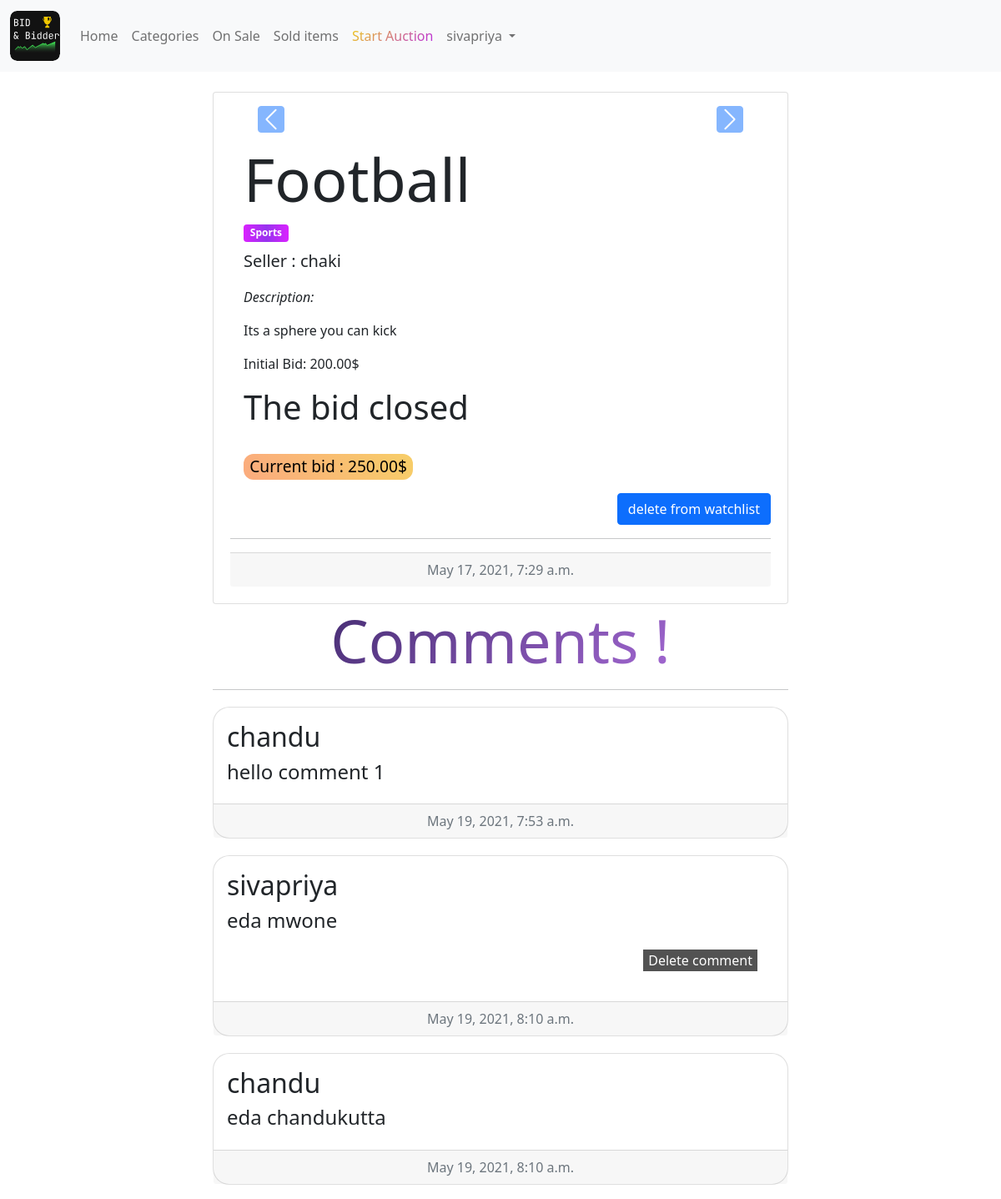
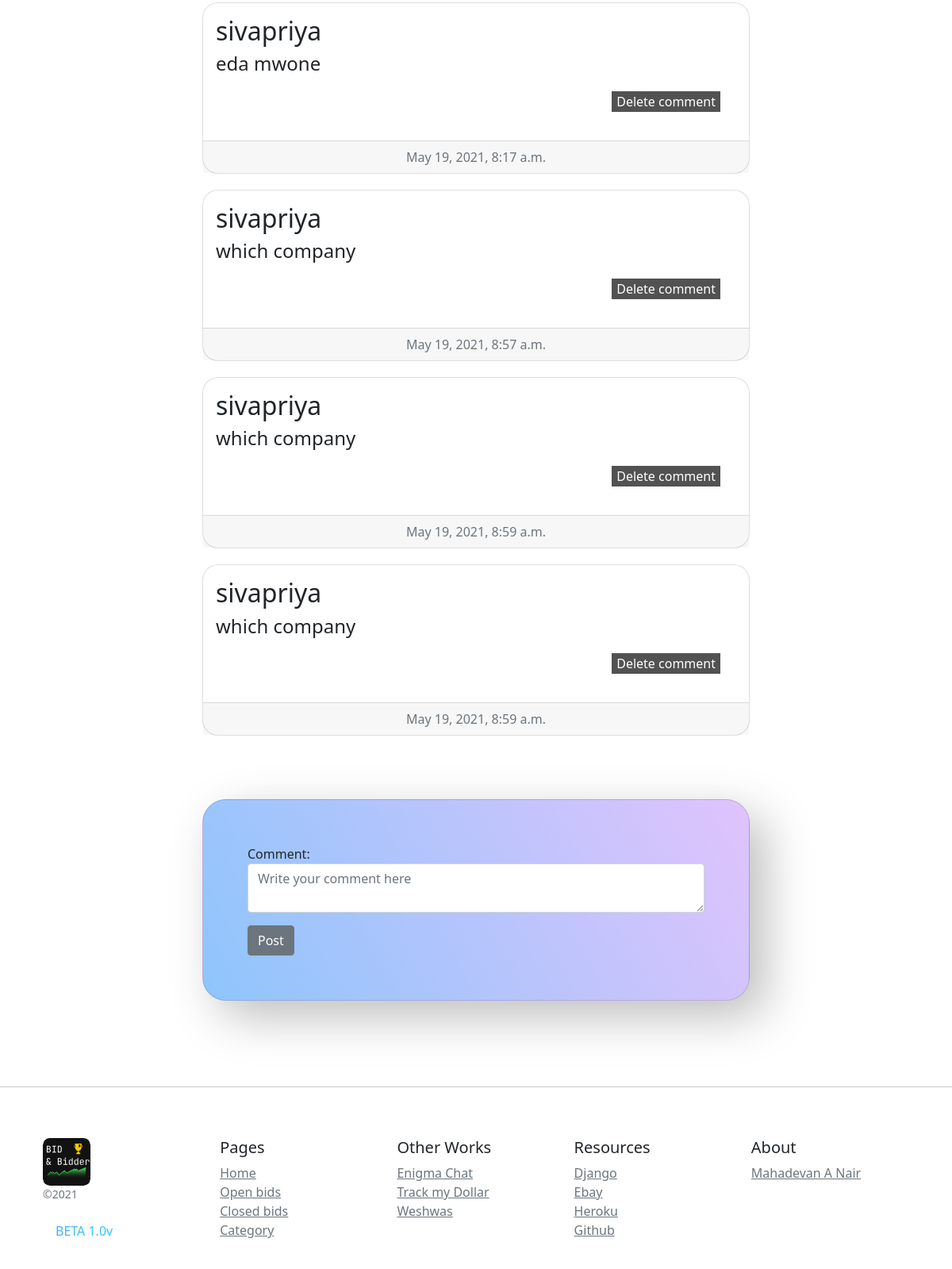
The app's page /listing/3 (signed in) with its own data (2 pictures, top to bottom).
### auctions/models.py (models this page shows, shortened)
class User(AbstractUser):
    def __str__(self):
        return f"{self.username}"

class AuctionList(models.Model):
    name = models.CharField(max_length = 30)
    description = models.TextField(blank = True, null = True)
    initial_bid = models.DecimalField(decimal_places= 2,null= False,blank= False,max_digits = 1000)
    status = models.BooleanField(default = True)
    date_created = models.DateTimeField(default = timezone.now)
    image_link1 = models.CharField(max_length=100, blank = True, null = True)
    image_link2 = models.CharField(max_length=100, blank = True, null = True)
    image_link3 = models.CharField(max_length=100, blank = True, null = True)
    image_link4 = models.CharField(max_length=100, blank = True, null = True)
    image_link5 = models.CharField(max_length=100, blank = True, null = True)
    current_largest_bid = models.DecimalField(decimal_places = 2,null = True,blank = True,max_digits = 1000)
    owner_id = models.ForeignKey(User, on_delete = models.PROTECT ,related_name = "all_creator_listing")
    watchers = models.ManyToManyField(User, blank=True ,related_name = 'watched_lists')
    category = models.ForeignKey(Category, on_delete= models.CASCADE,related_name= "categories")
    winner = models.ForeignKey(User, null = True,blank=True , on_delete=models.PROTECT)

class Category(models.Model):
    category = models.CharField(max_length = 30)
    def __str__(self):
        return f"{self.category}"

class Comments(models.Model):
    comment = models.CharField(max_length= 300)
    date = models.DateTimeField(default = timezone.now)
    user = models.ForeignKey(User,on_delete = models.CASCADE)
    auction_id = models.ForeignKey(AuctionList, on_delete= models.CASCADE , related_name = "comments")
    def __str__(self):
        return f"{self.user}-{self.comment}"

### auctions/views.py (the view, shortened to what this page needs)
# urls.py: path("listing/<int:list_id>",views.view_listing,name="viewlisting"),
@login_required(login_url='/login')
def view_listing(request,list_id):
    try:
        obj_count = AuctionList.objects.filter(watchers = request.user).count()
    except:
        obj_count = ""
    amount_is_less = None
    bids = Bid.objects.filter(auction_id = list_id)
    listing = get_object_or_404(AuctionList,id = list_id)
    status = listing.status
    comments = Comments.objects.filter(auction_id = list_id)
    print("Comments",comments)
    comment_form = CommentForm(request.POST or None)
    if comment_form.is_valid():
        comment_obj = comment_form.save(commit=False)
        comment_obj.user = User.objects.get(pk=request.user.id)
        comment_obj.auction_id = AuctionList.objects.get(id = list_id)
        comment_obj.save()
        comment_form = CommentForm()
    if bids is not None:
        try:
            bidsofuser = Bid.objects.filter(auction_id = list_id,user = request.user)
        except:
            bidsofuser = None
        previous_bid = 0
        largestbid = 0
        largestbidder = None
        for bid in bids:
            if bid.amount > previous_bid:
                largestbid = bid.amount
                largestbidder = bid.user
            previous_bid = bid.amount
            print("bid.user",bid.user)
            print("bid.amount",bid.amount)
        listing.current_largest_bid = largestbid
        listing.save()
        print("largestbid",largestbid)
        print("largestbidder",largestbidder)
        print(request.user.username)
        if str(largestbidder) == str(request.user.username) and bidsofuser:
            isuserWinning = True
            print("hey")
        elif bidsofuser:
            isuserWinning = False
        else:
            isuserWinning = None
        print("is user WINNING",isuserWinning)
        if status:
            bidform = Bidform(request.POST or None)
            if bidform.is_valid():
                obj = bidform.save(commit=False)
                if obj.amount > largestbid and obj.amount > listing.initial_bid:
                    obj.auction_id = AuctionList.objects.get(id = list_id)
                    obj.user = User.objects.get(pk=request.user.id) # Add an author field which will contain current user's id
                    obj.save() # Save the final "real form" to the DB
                    amount_is_less = None
                    bidform = Bidform()
                    bids = Bid.objects.filter(auction_id = list_id)
                    previous_bid = 0
                    largestbid = 0
                    largestbidder = None
                    for bid in bids:
                        if bid.amount > previous_bid :
                            largestbid = bid.amount
                            largestbidder = bid.user
                    previous_bid = bid.amount
                    listing.current_largest_bid = largestbid
                    listing.save()
                    print("bid.user",bid.user)
                    print("bid.amount",bid.amount)
                else:
                    amount_is_less = "the amount is less"
                    bidform = Bidform()
        else:
            bidform = None
    if bidform is None:
       isuserWinning = None
    context = {
        'listing' : listing,
        'bidform' : bidform,
        'amount_alert' : amount_is_less,
        'largestbidder' : largestbidder,
        'largestbid' : largestbid,
        'userbid' : bidsofuser,
        'isuserWinning' : isuserWinning ,
        'status': status,
        'comment_form':comment_form,
        'comments': comments,
        'watcher_count':obj_count
    }
    return render(request,"auctions/listing_page.html",context)

### auctions/templates/auctions/listing_page.html (shortened to what this page needs)
{% extends "auctions/layout.html" %}
{% block body %}
    <div class="row d-flex justify-content-center">
        <div class="col-xl-7 pb-2">
                    <br>
                    <div class="card card-cascade" style="padding: 20px;" >
                        <div class="view view-cascade overlay " >
                            <div id="carouselExampleControls" class="carousel slide" data-bs-ride="carousel">
                                <div class="carousel-inner text-center">
                                    {% if listing.image_link1%}
                                  <div class="carousel-item active">
                                  </div>
                                  {% endif %}
                                </div>
                                <button class="carousel-control-prev" type="button" data-bs-target="#carouselExampleControls" data-bs-slide="prev">
                                  <span class="carousel-control-prev-icon btn btn-primary" aria-hidden="true"></span>
                                </button>
                                <button class="carousel-control-next" type="button" data-bs-target="#carouselExampleControls" data-bs-slide="next">
                                  <span class="carousel-control-next-icon btn btn-primary" aria-hidden="true"></span>
                                </button>
                              </div>
                        </div>
                        <div class="card-body card-body-cascade">
                            <h2 class="card-title display-2"><strong>{{listing.name}}</strong></h2>
                            <h3 class="badge" style="background-image: linear-gradient(to right, #DA22FF 0%, #9733EE  51%, #DA22FF  100%)">{{listing.category}}</h3>
                            <p class="lead">Seller : {{listing.owner_id}} <br> </p>
                            <p class=""><em>Description:</em></p>
                            <p class="">{{listing.description}} <br> </p>
                            <p class="font-weight-bold">Initial Bid: {{listing.initial_bid}}$ <br> </p>
                            {% if request.user != listing.owner_id  %}
                                {% if bidform is not None %}
                                    <form method='POST'>
                                        {% if amount_alert is not None %}
                                        <h1 style="color:brown">{{ amount_alert }}</h1>
                                        {% endif %}
                                        {% csrf_token %}
                                        {{ bidform.as_p }}
                                        <input style="background-image: linear-gradient( 135deg, #F5CBFF 10%, #C346C2 100%); font-size: 18px;" class="btn col-6 btn-light rounded-pill" type="submit" value='Bid'/>
                                    </form>
                                {% else %}
                                    <h1>The bid closed</h1>
                                {% endif %}
                            {% elif bidform is None %}
                                    <h1>you closed the auction</h1>
                            {% endif %}
                            {% if largestbidder is not None %}
                            <button class="font-weight-bold" style="background-color: #FBAB7E;
                            background-image: linear-gradient(62deg, #FBAB7E 0%, #F7CE68 100%);
                            border: 0px; border-radius: 10px; zoom: 1.2; margin-top: 20px;" > Current bid : {{ largestbid }}$ <br> </button>
                            {% endif %}
                        </div>
                        {% if user in listing.watchers.all %}
                            <form action="{% url 'delete_from_watchlist' listing.id %}" class="text-end" method="POST">
                                    <input type="submit"  value="delete from watchlist" class="btn btn-primary">
                            </form>
                            {% else %}
                            <form action="{% url 'add_to_watchlist'  listing.id %}" method="POST">
                                {% csrf_token %}
                                    <input type="submit" value="Add To watchlist " class="btn btn-primary">
                            </form>
                        {% endif %}
                      <hr>
                        <div class="card-footer text-muted text-center">
                            {{listing.date_created}}
                        </div>
                    </div>
                    <h2 class='display-2 text-center'style='background: linear-gradient( 135deg, #3B2667 10%, #BC78EC 100%);-webkit-background-clip: text;
                    -webkit-text-fill-color: transparent;'><strong>Comments !</strong></h2>
                    <hr class="container">
                    {% for comment in comments %}
                        <div class="card" style="border-radius:20px; margin: 20px auto;">
                            <div class="card-body">
                            <h2>{{ comment.user }}</h2>
                            <h4>{{ comment.comment }}</h4>
                            {% if comment.user == request.user %}
                            <form class="text-end" style="margin: 20px ;" action="{% url 'delete_comment' comment_id=comment.id list_id=listing.id %}"  method='POST'>
                                <input style="text-decoration: none;border: none;color: white;background-color: rgba(0, 0, 0, 0.678);" type="submit" value='Delete comment'/>
                            </form>
                            {% endif %}
                            </div>
                            <div class="card-footer text-muted text-center">
                                {{ comment.date }}
                            </div>
                        </div>
                        {% empty %}
                            <div style="margin: 20px auto;" class="card-footer text-muted text-center">
                                No comments till now
                            </div>
                    {% endfor %}
                    <div class="card" style="background-color: #8EC5FC;
                    background-image: linear-gradient(62deg, #8EC5FC 0%, #E0C3FC 100%); margin :80px auto; padding:40px; border-radius:30px;box-shadow:  20px 20px 60px #bebebe,
                                    -20px -20px 60px #ffffff;">
                        <div class="card-body">
                                    <form method='POST'>
                                        {{ comment_form.as_p }}
                                        <input class="btn btn-secondary" type="submit" value='Post'/>
                                    </form>
                        </div>
                    </div>
        </div>
{% endblock %}

### auctions/templates/auctions/layout.html (shortened to what this page needs)
{% load static %}
<!DOCTYPE html>
<html lang="eng">
	<head>
	    <link href="https://cdn.jsdelivr.net/npm/bootstrap@5.0.1/dist/css/bootstrap.min.css" rel="stylesheet">
  </head>
  <body>
	<nav class="navbar navbar-expand-lg navbar-light bg-light">
	  <div class="container-fluid">
	    <a class="navbar-brand" href="{% url 'index'%}">
    </a>
	    <div class="collapse navbar-collapse" id="navbarSupportedContent">
	      <ul class="navbar-nav me-auto mb-2 mb-lg-0">
	        <li class="nav-item">
	          <a class="nav-link" aria-current="page" href="{% url 'index' %}">Home</a>
	        </li>
	        <li class="nav-item">
	          <a class="nav-link" href="{% url 'categorylistpage' %}">Categories</a>
	        </li>
	        <li class="nav-item">
	          <a class="nav-link" href="{% url 'activelisting' %}">On Sale</a>
	        </li>
	        <li class="nav-item">
	          <a class="nav-link" href="{% url 'closedlisting' %}">Sold items</a>
	        </li>
          <li class="nav-item">
	          <a class="nav-link" style='background:linear-gradient( 135deg, #EECE13 10%, #B210FF 100%);;-webkit-background-clip: text;
            -webkit-text-fill-color: transparent;'  href="{% url 'createlisting' %}">Start Auction</a>
	        </li>
	        {% if user.is_authenticated %}
	        <li class="nav-item dropdown">
	          <a class="nav-link dropdown-toggle" href="{% url 'mydetailpage' %}" id="navbarDropdown" role="button" data-bs-toggle="dropdown" aria-expanded="false">
	            {{ user.username }}
	          </a>
	        </li>
	        {% endif %}
	      </ul>
	    </div>
	  </div>
	</nav>
    {% block body %}
    {% endblock %}
<hr size="3px" style="margin-top: 20px;">
<div class="container">
    <footer class="container py-5">
      <div class="row">
        <div class="col-12 col-md">
          <small class="d-block mb-3 text-muted">©2021</small>
          <p class="nav-link active mb-3" aria-current="page" style='background-image: linear-gradient(to right, #4facfe 0%, #00f2fe 100%);;-webkit-background-clip: text;
          -webkit-text-fill-color: transparent;' href="#">BETA 1.0v</p>
        </div>
        <div class="col-6 col-md">
          <h5>Pages</h5>
          <ul class="list-unstyled text-small">
            <li><a class="text-muted" href="{% url 'index' %}">Home</a></li>
            <li><a class="text-muted" href="{% url 'activelisting' %}">Open bids</a></li>
            <li><a class="text-muted" href="{% url 'closedlisting' %}">Closed bids</a></li>
            <li><a class="text-muted" href="{% url 'categorylistpage' %}">Category</a></li>
          </ul>
        </div>
        <div class="col-6 col-md">
          <h5>Other Works</h5>
          <ul class="list-unstyled text-small">
            <li><a class="text-muted" href="https://ecodersenigmaapp.herokuapp.com/">Enigma Chat</a></li>
            <li><a class="text-muted" href="https://trackmydollar.herokuapp.com/login">Track my Dollar</a></li>
            <li><a class="text-muted" href="http://www.weshwas.tk/">Weshwas</a></li>
          </ul>
        </div>
        <div class="col-6 col-md">
          <h5>Resources</h5>
          <ul class="list-unstyled text-small">
            <li><a class="text-muted" href="https://www.djangoproject.com/">Django</a></li>
            <li><a class="text-muted" href="https://www.ebay.com/">Ebay</a></li>
            <li><a class="text-muted" href="https://www.heroku.com">Heroku</a></li>
            <li><a class="text-muted" href="https://github.com/mahadevananair1">Github</a></li>
          </ul>
        </div>
        <div class="col-6 col-md">
          <h5>About</h5>
          <ul class="list-unstyled text-small">
            <li><a class="text-muted" href="https://github.com/mahadevananair1">Mahadevan A Nair</a></li>
          </ul>
        </div>
      </div>
    </footer>
</div>
  </body>
</html>

### records on screen
User: username "sivapriya"
AuctionList: name "Football", category "Sports", owner_id "chaki", description "Its a sphere you can kick", initial_bid "200.00", current_largest_bid "250.00", date_created "May 17, 2021, 7:29 a.m."
Comments: user "chandu", comment "hello comment 1", date "May 19, 2021, 7:53 a.m."
Comments: user "sivapriya", comment "eda mwone", date "May 19, 2021, 8:10 a.m."
Comments: user "chandu", comment "eda chandukutta", date "May 19, 2021, 8:10 a.m."
Comments: user "sivapriya", comment "eda mwone", date "May 19, 2021, 8:17 a.m."
Comments: user "sivapriya", comment "which company", date "May 19, 2021, 8:57 a.m."
Comments: user "sivapriya", comment "which company", date "May 19, 2021, 8:59 a.m."
Comments: user "sivapriya", comment "which company", date "May 19, 2021, 8:59 a.m."
